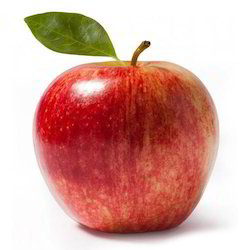
#> input picture images/datasets/fruits/train/apple/fresh-apple-250x250.jpg, 250 x 250 px
$ python -i harvester.py   (imports and definitions only)   (older library calls are emulated)
#> lines starting #> are read from the running program, lines starting #| are printed output that depends on the picture; after the words box and inside, x2 and y2 are one past the last pixel; in counts of white or black regions, pixels touching at a corner belong together
### images/utils.py

def remove_system_files(file_paths):
    for file_path in file_paths:
        if file_path == ".DS_Store":
            file_paths.remove(file_path)
    return file_paths

### images/extractor.py

import cv2
import glob
import numpy
import os

import config
from features import entropy, color_histogram, haralick, hu_moments, vector
from utils import remove_system_files


def extract_features(image):
    features = (
        # haralick(image),
        entropy(image),
        color_histogram(image),
        hu_moments(image),
        vector(image),
        ()  # This allows the return statement to concatenate even
            # if we're only using one descriptor
    )
    return numpy.concatenate(features).ravel()


def extract_vectors():
    train_features = []
    train_labels = []

    train_names = os.listdir(config.TRAIN_PATH)
    remove_system_files(train_names)

    print "[STATUS] Started extracting features"
    print train_names

    for train_name in train_names:
        cur_path = config.TRAIN_PATH + "/" + train_name
        cur_label = train_name

        for file in glob.glob(cur_path + "/*." + config.IMAGES_EXTENSION):
            print "About to process image in {}".format(cur_label)
            image = cv2.imread(file)
#> image is the input picture: shape (250, 250, 3); mean B, G, R 157.9, 166.6, 214.7
            features = extract_features(image)
            train_features.append(features)
            train_labels.append(cur_label)

    return train_features, train_labels

### images/classifier.py

import cv2
from sklearn.neighbors import KNeighborsClassifier

from extractor import extract_vectors, extract_features


def get_classifier():
    train_features, train_labels = extract_vectors()
    classifier = KNeighborsClassifier(n_neighbors=3)
    classifier.fit(train_features, train_labels)
    return classifier


# [13 lines left out: functions classify, direct_classify, not called in this run]


# [2 lines that do not run on import are left out]

### images/features.py

import cv2
import imutils
import mahotas

from preprocessors import grayscale, image_to_feature_vector


def vector(image):
    return image_to_feature_vector(image)


# [11 lines left out: function color_histogram, not called in this run]


def entropy(image):
    entropy = mahotas.features.haralick(grayscale(image))
    entropy_mean = entropy.mean(axis=0)
    return entropy_mean


# [11 lines left out: functions haralick, hu_moments, not called in this run]

### images/harvester.py

import cv2
from matplotlib import pyplot
from classifier import direct_classify


def look_for(fruit_name, file_path):
    fruits = harvest(file_path)
    matches = []

    for fruit in fruits:
        prediction = direct_classify(fruit)
        if prediction == fruit_name:
            matches.append(fruit)

    return matches


def harvest(file_path):
    image = cv2.imread(file_path)
    edged = cv2.Canny(image, 10, 250)
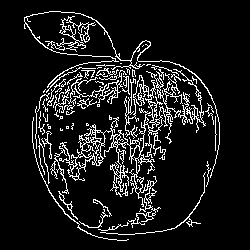
#> edged: shape (250, 250); 10.3% white in thin lines or dots, all inside (x1, y1, x2, y2) = (24, 11, 220, 241)
    pyplot.imshow(edged)
    # pyplot.show()

    kernel = cv2.getStructuringElement(cv2.MORPH_RECT, (7, 7))
    closed = cv2.morphologyEx(edged, cv2.MORPH_CLOSE, kernel)
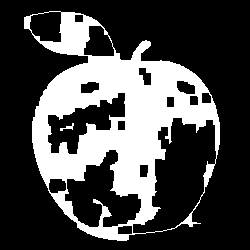
#> closed: shape (250, 250); 28.8% white; 2 white regions
    pyplot.imshow(closed)
    # pyplot.show()

    _, contours, _ = cv2.findContours(closed.copy(), cv2.RETR_EXTERNAL, cv2.CHAIN_APPROX_SIMPLE)
#> contours = 1 contour; box (x1, y1, x2, y2) and area: (24, 11, 220, 241) 30505

    fruits = []

    for contour in contours:
        min_size = 150
        x, y, w, h = cv2.boundingRect(contour)
        if w > min_size and h > min_size:
            fruit = image[y: y + h, x: x + w]
            color_fruit = cv2.cvtColor(fruit, cv2.COLOR_BGR2RGB)
            fruits.append(color_fruit)
#> this loop made 1 pass
#> (min_size, x, y, w, h) on pass 1: (150, 24, 11, 196, 230)
#> pass 1, in harvest, `fruit = image[y: y + h, x: x + w]`:
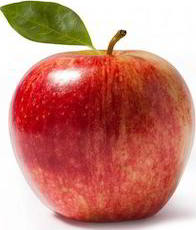
#> fruit: shape (230, 196, 3); mean B, G, R 121, 133, 199.6
#> after the loop, fruits = 1 item
            # pyplot.imshow(color_fruit)
            # pyplot.show()

    return fruits


# [2 lines not run here, left out]

>>> result = harvest('datasets/fruits/train/apple/fresh-apple-250x250.jpg')
#> result = 1 item
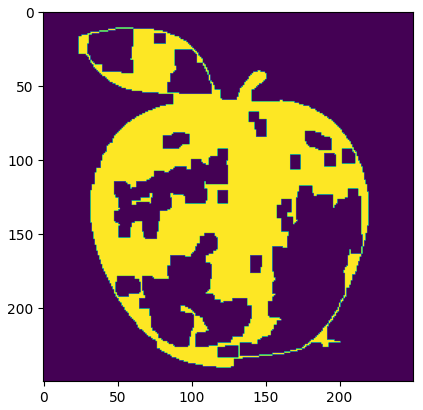
#> figure drawn by matplotlib, 1 panel

$ run again, on images/datasets/fruits/train/avocado/81LKLCmdAQL._SY355_.jpg
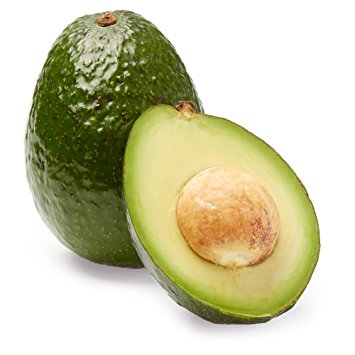
#> input picture images/datasets/fruits/train/avocado/81LKLCmdAQL._SY355_.jpg, 355 x 355 px
#> in extract_vectors, image is the input picture: shape (355, 355, 3); mean B, G, R 173, 203.8, 206
#> in harvest, `edged = cv2.Canny(image, 10, 250)`:
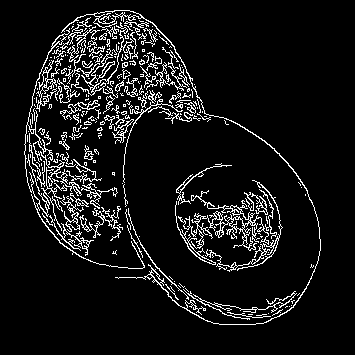
#> edged: shape (355, 355); 8.5% white in thin lines or dots, all inside (x1, y1, x2, y2) = (24, 10, 321, 325)
#> closed: shape (355, 355); 23.8% white; 4 white regions (2 under 20 px)
#> contours = 1 contour; box (x1, y1, x2, y2) and area: (24, 10, 321, 325) 59546
#> the loop in harvest, `for contour in contours:` made 1 pass
#> (min_size, x, y, w, h) on pass 1: (150, 24, 10, 297, 315)
#> after the loop in harvest, `for contour in contours:`: fruits = 1 item
#> `result = harvest('datasets/fruits/train/apple/fresh-apple-250x250.jpg')`:
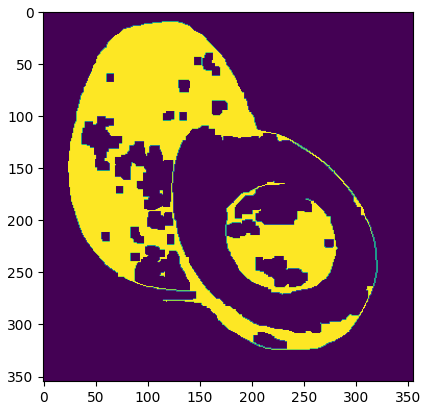
#> figure drawn by matplotlib, 1 panel

$ run again, on images/datasets/fruits/train/avocado/avocado-half.jpg
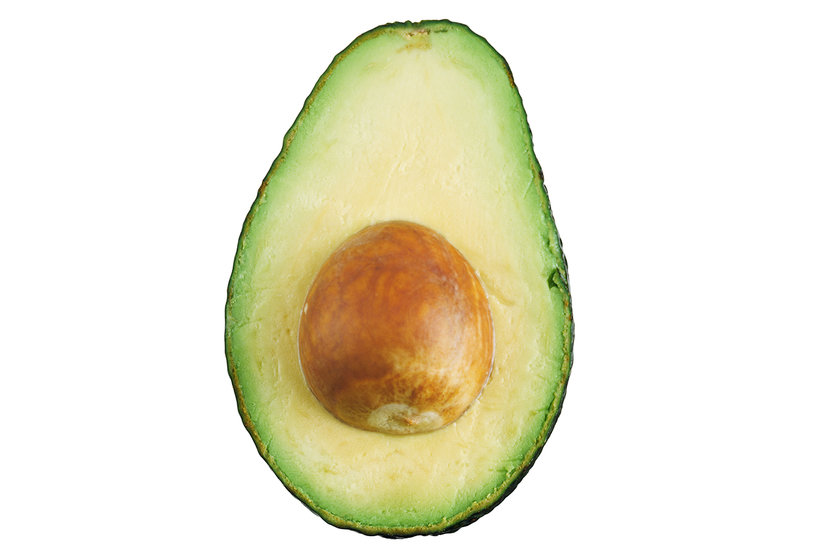
#> input picture images/datasets/fruits/train/avocado/avocado-half.jpg, 822 x 552 px
#> in extract_vectors, image is the input picture: shape (552, 822, 3); mean B, G, R 210.7, 232.1, 235.2
#> in harvest, `edged = cv2.Canny(image, 10, 250)`:
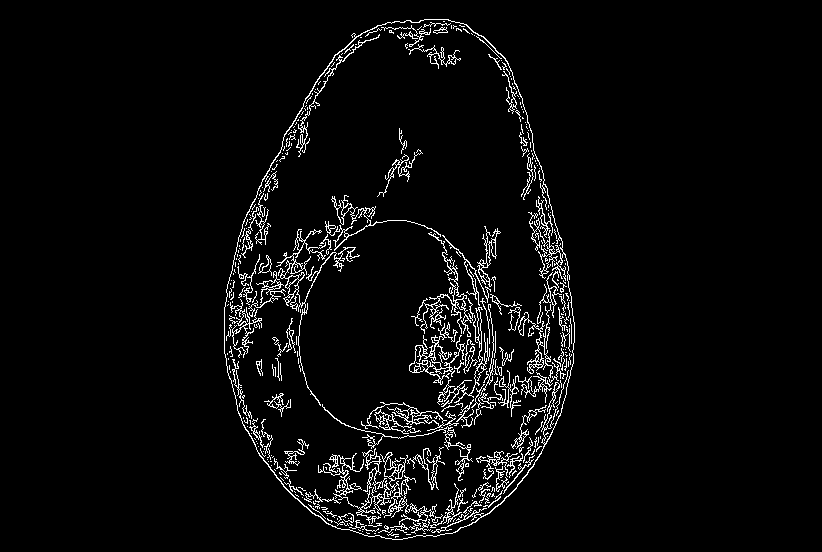
#> edged: shape (552, 822); 4% white in thin lines or dots, all inside (x1, y1, x2, y2) = (224, 19, 575, 540)
#> closed: shape (552, 822); 11.4% white; 4 white regions
#> contours = 1 contour; box (x1, y1, x2, y2) and area: (224, 19, 575, 540) 139232
#> the loop in harvest, `for contour in contours:` made 1 pass
#> (min_size, x, y, w, h) on pass 1: (150, 224, 19, 351, 521)
#> after the loop in harvest, `for contour in contours:`: fruits = 1 item
#> `result = harvest('datasets/fruits/train/apple/fresh-apple-250x250.jpg')`:
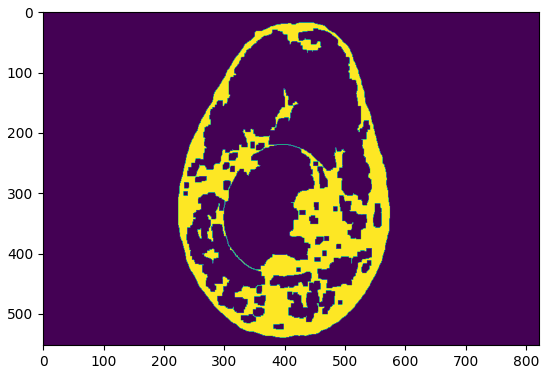
#> figure drawn by matplotlib, 1 panel

$ run again, on images/datasets/fruits/train/banana/66699.jpg
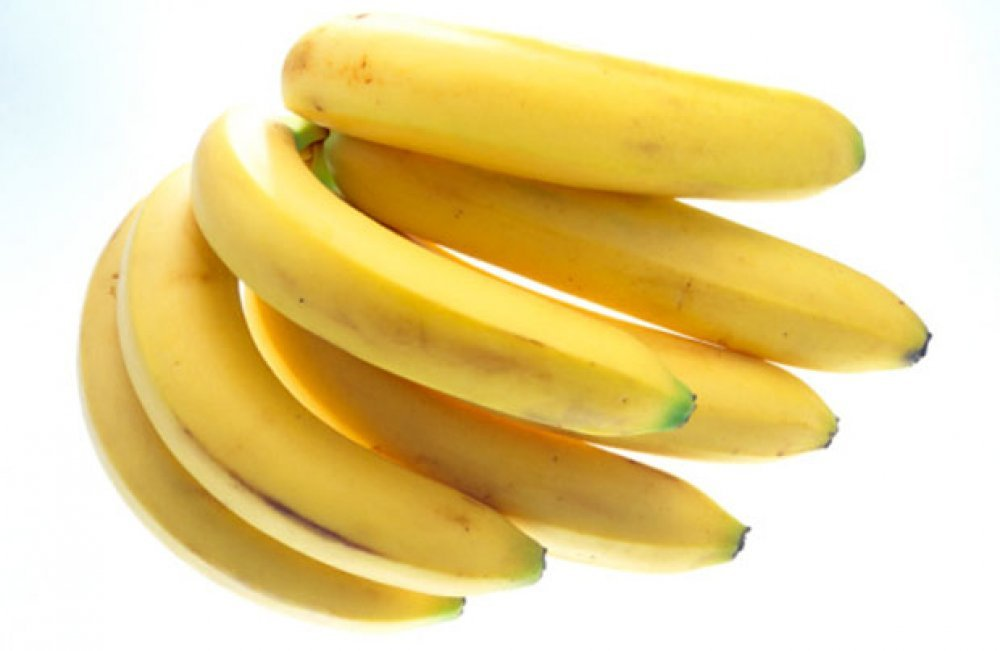
#> input picture images/datasets/fruits/train/banana/66699.jpg, 1000 x 651 px
#> in extract_vectors, image is the input picture: shape (651, 1000, 3); mean B, G, R 151.1, 212.2, 233.1
#> edged: shape (651, 1000); 0.93% white in thin lines or dots, all inside (x1, y1, x2, y2) = (81, 35, 932, 632)
#> closed: shape (651, 1000); 1.4% white; 20 white regions
#> contours = 20 contours, 8 with area under 20; largest, box (x1, y1, x2, y2) and area: (373, 218, 932, 454) 2608, (337, 347, 751, 562) 922, (271, 70, 372, 220) 822, (341, 579, 466, 632) 289, (193, 210, 372, 449) 276
#> the loop in harvest, `for contour in contours:` made 20 passes
#> (x, y, w, h) on passes 1 to 8: (309, 611, 32, 7), (341, 579, 125, 53), (591, 563, 134, 11), (186, 546, 23, 20), (328, 542, 55, 15), (482, 519, 65, 74), (260, 497, 77, 38), (773, 455, 24, 2)
#> after the loop in harvest, `for contour in contours:`:
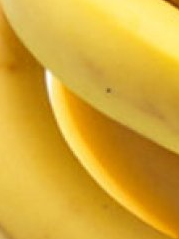
#> fruit: shape (239, 179, 3); mean B, G, R 51.7, 169.2, 215
#> after the loop in harvest, `for contour in contours:`: fruits = 4 items
#> `result = harvest('datasets/fruits/train/apple/fresh-apple-250x250.jpg')`:
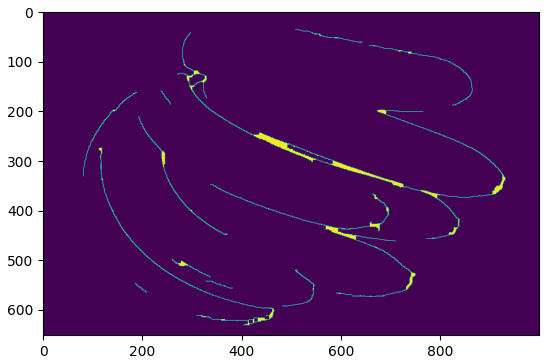
#> figure drawn by matplotlib, 1 panel
